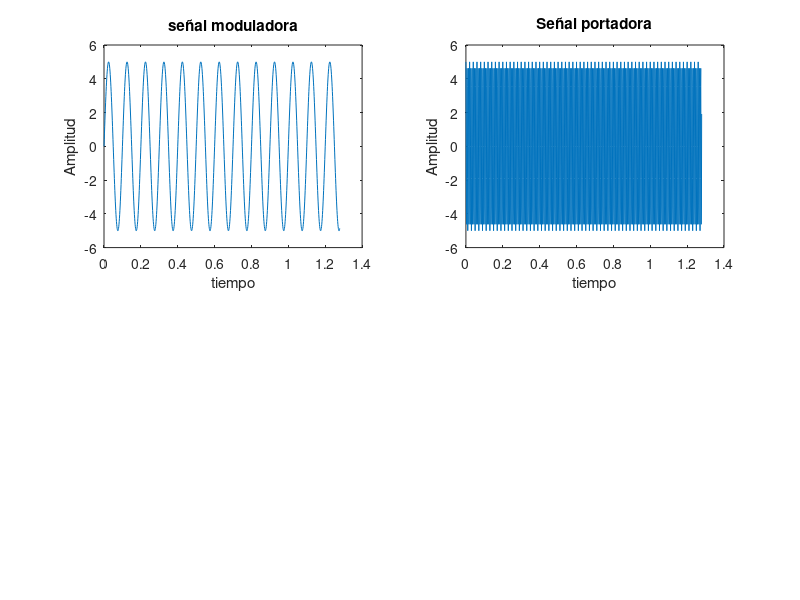

Recreate this plot in MATLAB. (Note: this script raises an error after producing the figure.)
clear, clc, close all
N=1024;         %Total de muestras
Fs=800;         %Frecuencia de muestreo [Hz]
Ts=1/Fs;        %Periodo de muestreo [s]
t=(0:N-1).*Ts;  %Vector de muestras

figure(1)
%% Señal moduladora
m=1;            %indice de modulación
Fmod=10;        %Frecuencia señal moduladora
Amod=5;         %Amplitud señal moduladora
s_mod=Amod*sin(2*pi*Fmod.*t);
subplot(2,2,1)
plot(t,s_mod); title('señal moduladora');
xlabel('tiempo'); ylabel('Amplitud');

%% Señal portadora
Apor=Amod/m; %Amplitud de la señal portadora
Fpor=150; %Frecuencia de la señal portadora
s_por=Apor*cos(2*pi*Fpor.*t);
subplot(2,2,2)
plot(t,s_por); title('Señal portadora');
xlabel('tiempo'); ylabel('Amplitud');

%% Modulación AM (DSB-SC)
s_mod_1=ammod(s_mod,Fpor,Fs,0,Apor);
subplot(2,2,3)
plot(t,s_mod_1); title('Señal modulada');
xlabel('tiempo'); ylabel('Amplitud');

%% Espectro de frecuencias (DSB-SC)
[fx, s_f]=Fourier(s_mod_1,Fs);
subplot(2,2,4)
plot(fx,s_f); grid on; title('Espectro de frecuencias');
xlabel('Frecuencia [Hz]'); ylabel('Amplitud');

figure(2)
%% Modulación AM (SSB-upper)
s_mod_2=ssbmod(s_mod,Fpor,Fs,0,'upper');
subplot(1,2,1), plot(t,s_mod_2); title('banda lateral única')
%% Espectro de frecuencias (SSB-upper)
[fx, s_f]=Fourier(s_mod_2,Fs);
subplot(1,2,2), plot(fx,s_f); title('Espectro de frecuencias (up)')

%% Demodulación
[num, den]=butter(5,Fpor*2/Fs);
[h, w]=freqz(num, den);
figure, plot(w,abs(h));
sdemod=amdemod(s_mod_1,Fpor,Fs,0,Apor,num,den);
figure, plot(t,sdemod); title('Señal demodulada')


